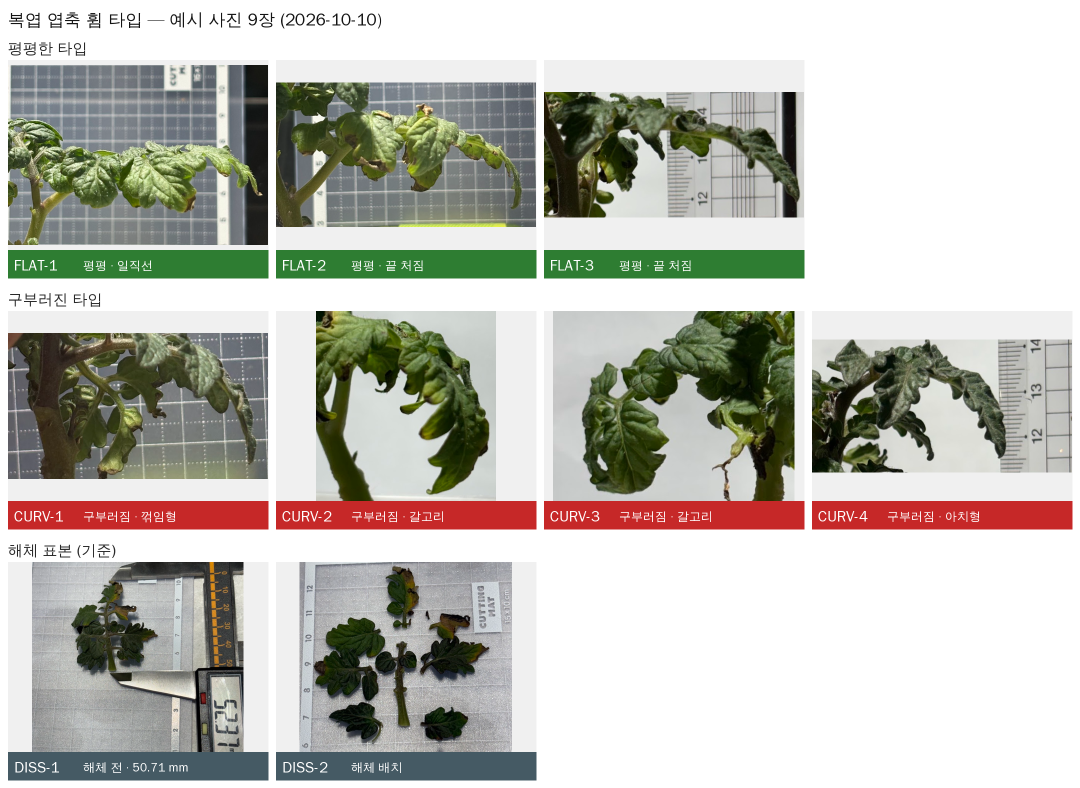
#> input picture data/records/compound_bend_types_20261010/compound_bend_examples_contact_sheet_20261010.png, 2160 x 1576 px (shown at 1/2 size)
$ python -i midrib_flow.py   (imports and definitions only)
#> lines starting #> are read from the running program, lines starting #| are printed output that depends on the picture
"""SG input -> leaflet mask -> mask on the original photo -> Gaussian midrib path (user flow, 2026-09-30).

    python -X utf8 -m tools.midrib_flow --plant dwt_01 --views 11 18 24 25 --out build/midrib_flow_<date>
        [--sam-config build/leaflets5_20260929/sam2_config_v5_heldout_dwt_01.json] [--smoothing sg5]

Per human-reviewed leaflet observation (its box is the prompt, its accepted mask is the reference):

1. segmentation input: the full photo smoothed with a tools.preprocess_study recipe (default sg5 = separable
   Savitzky-Golay window 5, degree 2, Lab L only) -> the same crop rule as the editor -> SAM (held-out tuned model,
   highest-score candidate). The same crop is also run on the original pixels, so SG vs original is compared.
2. the mask goes back to the original photo: no warp or resize happened, so it is the crop offset only; its IoU with
   the person's accepted mask is recorded.
3. midrib on the ORIGINAL pixels (not the smoothed ones): bright-ridge response of the Lab L channel from Gaussian
   second derivatives at sigma 1-3 px (Hessian, bright line = strongly negative curvature across it), computed on the
   crop with real context (the background is not zeroed), then kept only inside the mask eroded by the largest filter
   radius so the leaf edge does not count as a line.
4. path: the two ends of the mask along its long axis (PCA) are joined by the cheapest path through
   cost = 1 / (ridge + eps) inside the eroded mask (Dijkstra on the 8-neighbour grid). Reported per leaflet: the
   polyline in original pixels, mean ridge response along it vs along the straight chord, and length / chord.

Everything is a PROPOSAL for a person: a Hessian line can be a vein, a fold or a shadow edge, and the ends of the long
axis are not a verified base and tip. No anatomical accuracy or 3D is claimed.
"""
from __future__ import annotations

import argparse
import csv
import json
from pathlib import Path

import cv2
import numpy as np
from PIL import Image, ImageDraw
from scipy import ndimage
from scipy.sparse import coo_matrix
from scipy.sparse.csgraph import dijkstra

from tools import leaflet_segmenter as seg
from tools.leaf_light.common import StudyError, file_hash, read_json, write_json
from tools.preprocess_study import process_rgb, recipe

ROOT = Path(__file__).resolve().parents[1]
CONFIG = Path(__file__).with_name('plant_pipeline_plants.json')
DEFAULT_SAM = 'build/leaflets5_20260929/sam2_config_v5_heldout_{plant}.json'
SIGMAS = (1.0, 2.0, 3.0)
EDGE_MARGIN_PX = 7          # ~ 2.5 x the largest sigma: the lamina edge must not read as a line
PATH_EPS = 0.05
MAX_PATH_SIDE = 700         # crops longer than this are halved for the path search (the ridge map stays full size)


def bright_ridge(gray: np.ndarray, sigmas=SIGMAS) -> np.ndarray:
    """Max over scales of sigma^2 * max(0, -lambda_min) of the Hessian: high on thin bright lines."""
    g = gray.astype(np.float32)
    out = np.zeros_like(g)
    for s in sigmas:
        xx = ndimage.gaussian_filter(g, s, order=(0, 2))
        yy = ndimage.gaussian_filter(g, s, order=(2, 0))
        xy = ndimage.gaussian_filter(g, s, order=(1, 1))
        tmp = np.sqrt((xx - yy) ** 2 + 4 * xy ** 2)
        lam_min = (xx + yy - tmp) / 2
        out = np.maximum(out, (s ** 2) * np.maximum(0.0, -lam_min))
    return out


# [74 lines left out: functions long_axis_ends, cheapest_path, nearest_inside, midrib, not called in this run]


def iou(a, b):
    u = (a | b).sum()
    return float((a & b).sum() / u) if u else 0.0


# [134 lines left out: functions run, _overlay, _sheet, main, not called in this run]


# [2 lines not run here, left out]

>>> import cv2
>>> picture = cv2.imread('../data/records/compound_bend_types_20261010/compound_bend_examples_contact_sheet_20261010.png', cv2.IMREAD_GRAYSCALE)
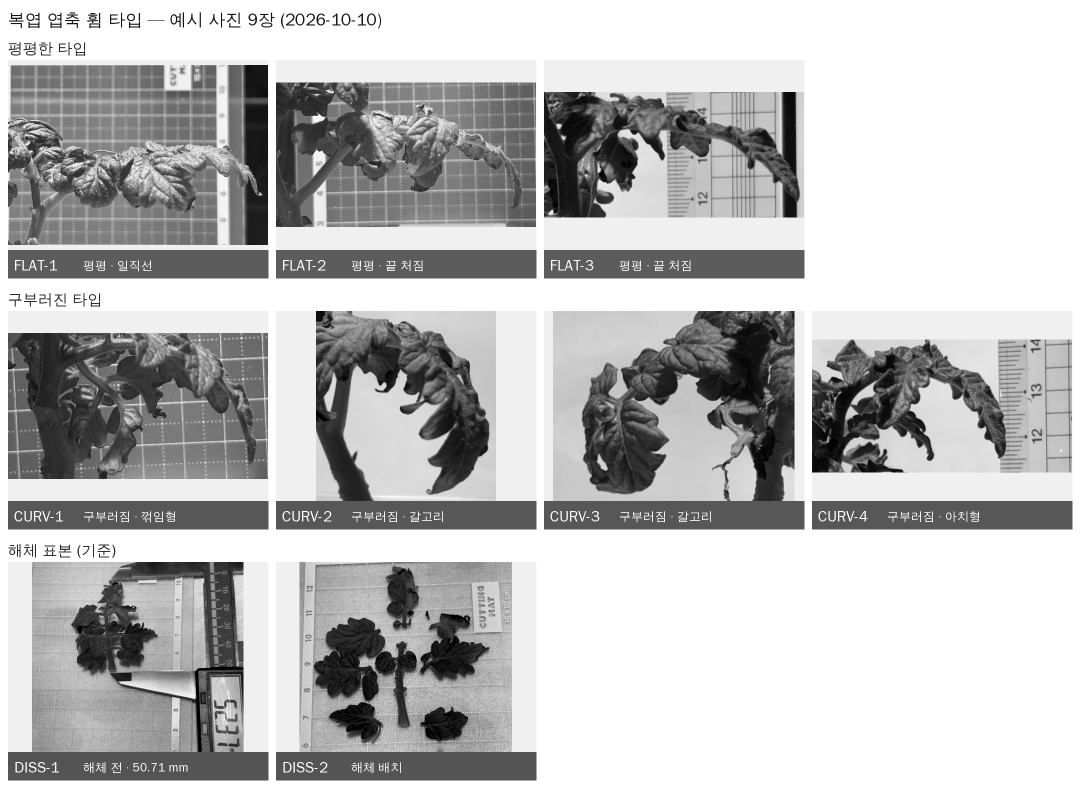
#> picture: shape (1576, 2160) (shown at 1/2 size); min 0, max 255, mean 187.9
>>> result = bright_ridge(picture)
#> the loop in bright_ridge, `for s in sigmas:` made 3 passes
#> pass 1, in bright_ridge, `xx = ndimage.gaussian_filter(g, s, order=(0, 2))`:
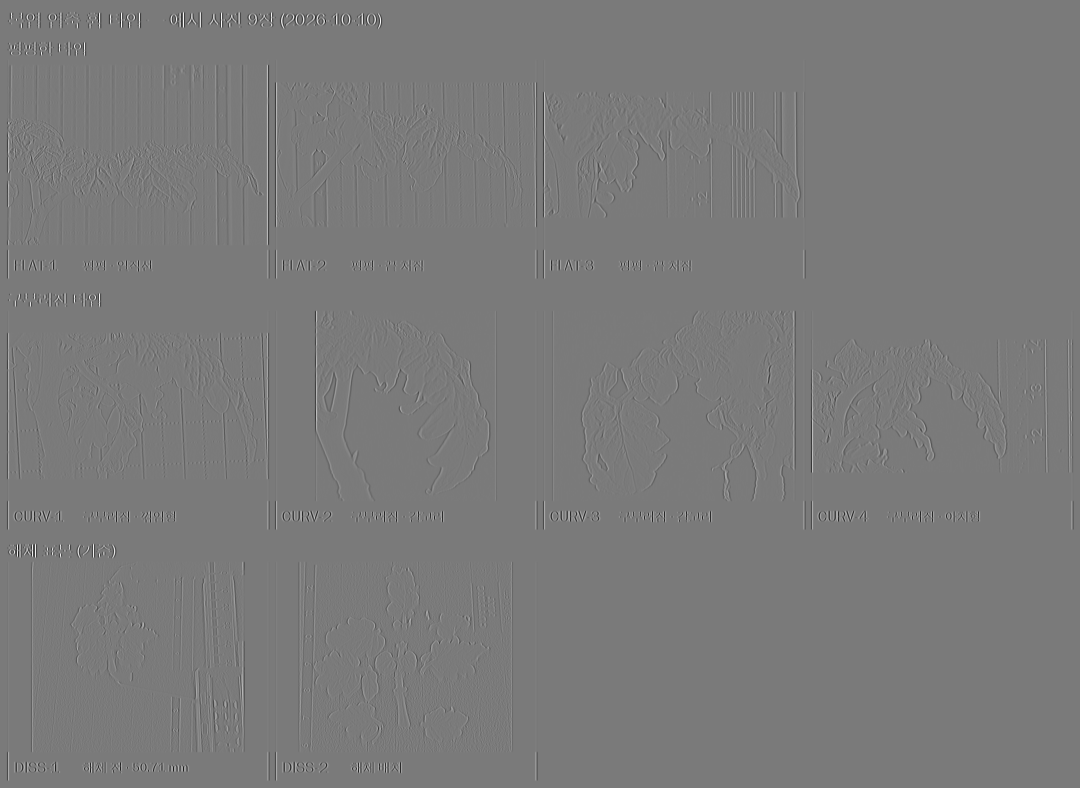
#> xx: shape (1576, 2160) float32 (shown at 1/2 size); min -87.22, max 93.73, mean 0; drawn with min black and max white
#> pass 1, in bright_ridge, `tmp = np.sqrt((xx - yy) ** 2 + 4 * xy ** 2)`:
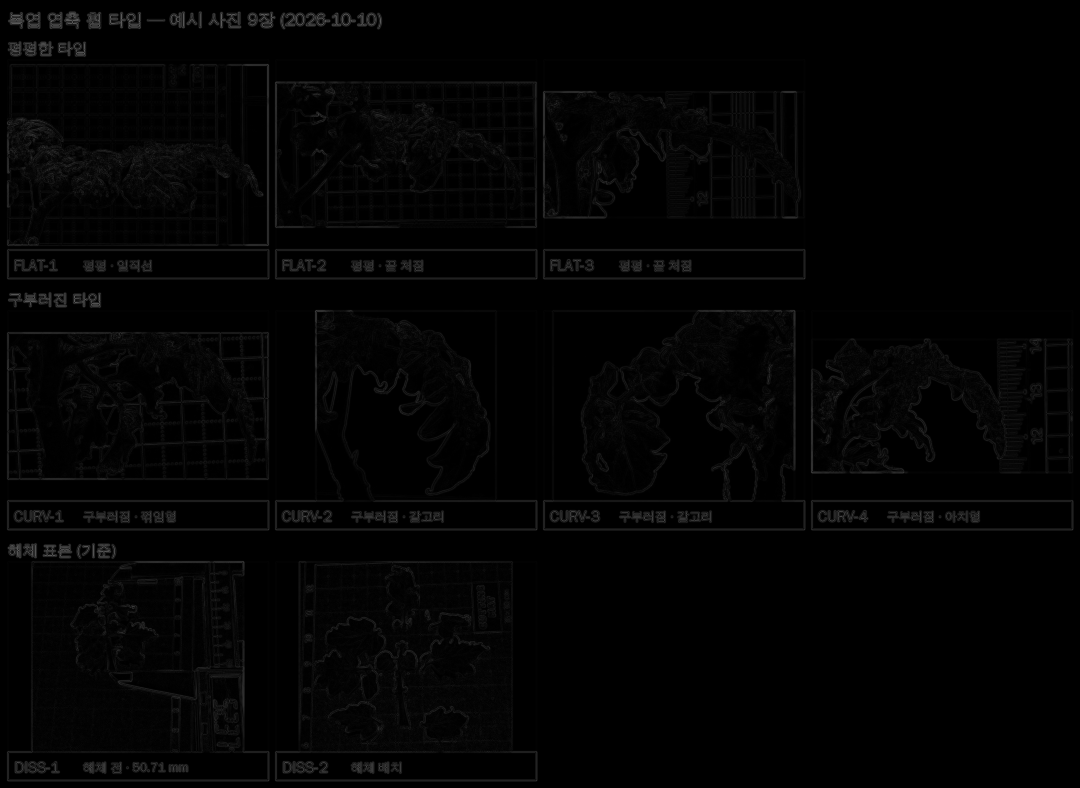
#> tmp: shape (1576, 2160) float32 (shown at 1/2 size); min 0, max 123.5, mean 3.4
#> after the loop in bright_ridge, `for s in sigmas:`:
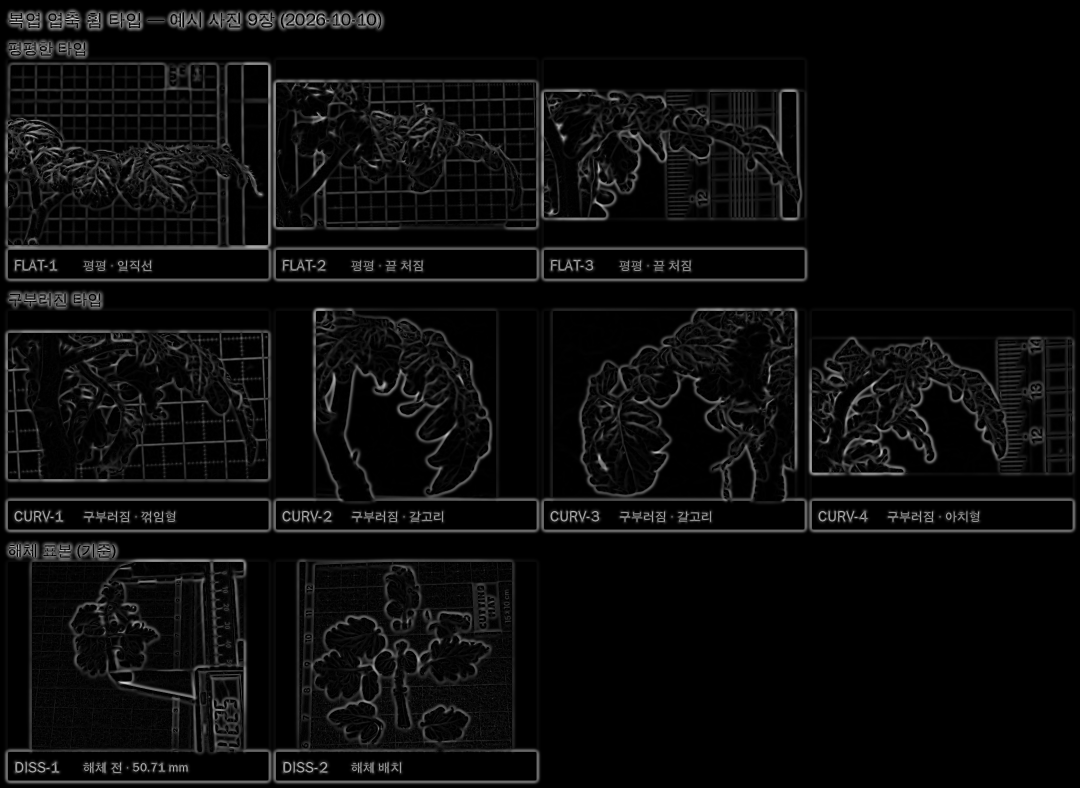
#> out: shape (1576, 2160) float32 (shown at 1/2 size); min 0, max 93.22, mean 4.4; drawn with min black and max white
